Frame 1 (no input): blank canvas, image omitted
Frame 60 (the mouse pressed at the canvas centre just before this capture): blank canvas, image omitted
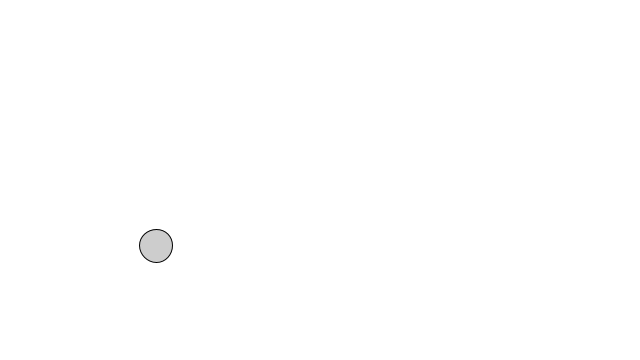
Frame 120 (the mouse held since frame 60 and released just before this capture)

The Processing sketch whose frames 1 and 60 were blank and that drew this single picture after the mouse press (run headless with seeded random() and noise(); from frame 60 on, the mouse is pressed at the canvas centre):

// Processing sketch: BubbleObject_array
// ── BubbleObject_array.pde
Bubble[] bubbles = new Bubble[100];

int total = 0;

void setup() {
  size(640, 360);
  for (int i = 0; i < bubbles.length; i++) {
    bubbles[i] = new Bubble(random(20, 40));
  }
}

void mousePressed() {
  total = total + 1; 
}

void keyPressed() {
   total = total - 1;
} 
 
void draw() {
  background(255);
  for (int i = 0; i < total; i++) {
    bubbles[i].ascend();
    bubbles[i].display();
    bubbles[i].top();
  }
}


// ── Bubble.pde
class Bubble {

  float x;
  float y;
  float diameter;
  
  boolean active = false;
  
  float yspeed;

  Bubble(float tempD) {
    x = random(width);
    y = height;
    diameter = tempD;
    yspeed = random(0.1,2);
  }

  void ascend() {
    y -= yspeed;
    x = x + random(-2,2);
  }

  void display() {
    stroke(0);
    fill(127,100);
    ellipse(x, y, diameter, diameter);
  }

  void top() {
    if (y < -diameter/2) {
      y = height+diameter/2;
    }
  }
}
